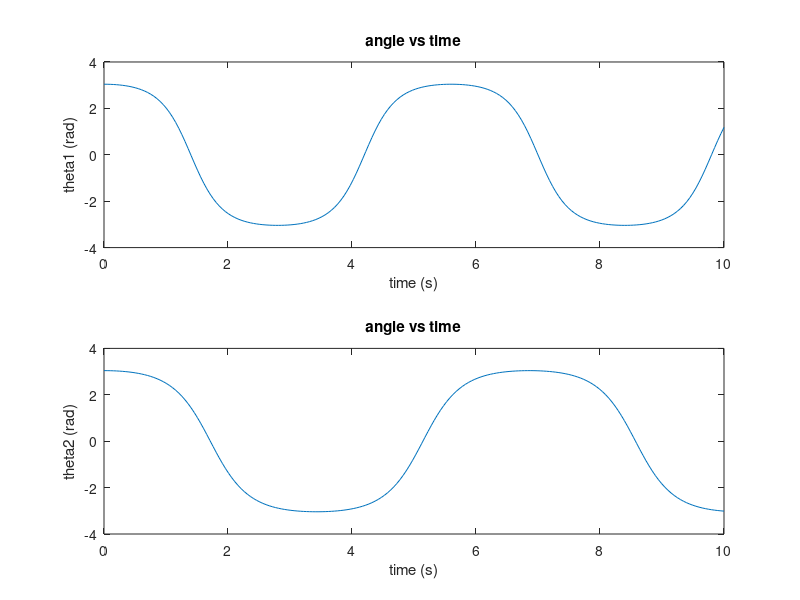
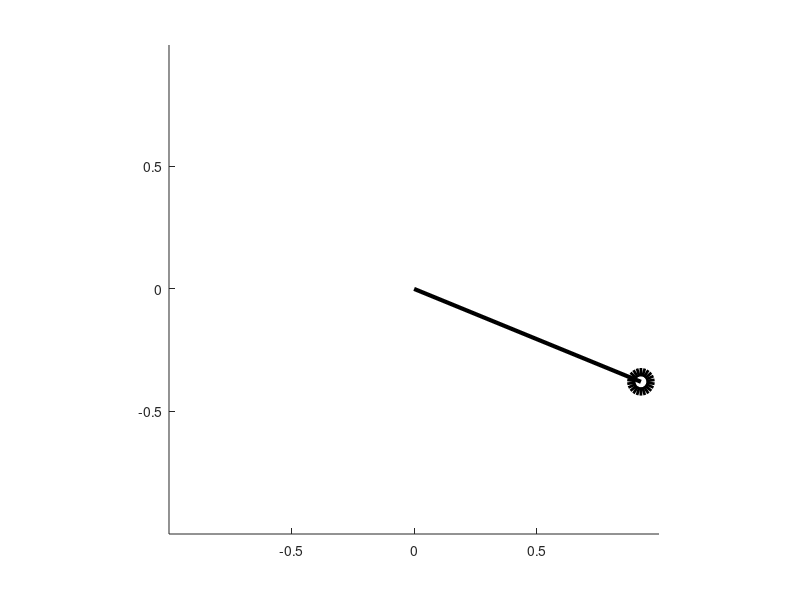

Write MATLAB code to recreate these figures, in order.
function MAIN_1_twoSimplePendulums()
%
% MAIN  --  An ode45 simulation of 2 separate simple pendulums of different
% lengths.
%
% Equations Of Motion:
%  thetadotdot = -(g/L)sin(theta)
%
% theta1 = angle of the first pendulum
% omega1 = theta1dot = angular velocity of first pendulum
% omega1dot = angular acceleration of first pendulum
% theta2 = angle of the second pendulum
% omega2 = theta2dot = angular velocity of second pendulum
% omega2dot = angular acceleration of second pendulum
%

% initialize values
theta10 = pi-0.1; theta20 = pi-0.1; % initial angles of pendulums [rad]
omega10 = 0; omega20 = 0; % initial angular velocities of pendulums [rad/s]

% Pack ICs into initial state vector z0 and make it a column vector
z0= [theta10,theta20,omega10,omega20]'; 

time = linspace(0,10,200); % times to look at solution [sec] (0 is initial
% time, 10 is final time, with 200 evenly spaced points)

% Parameters are stored in 'p' structure for easy bookkeeping
p.L1 = 1; p.L2 = 1.5; % set lengths of pendulum arms [m]
p.g = 9.81; % set acceleration due to gravity [m/s^2]

% Create a nested function for the dynamics. This allows us to pass the
% parameter struct (p) as a special type of global variable, which avoids
% the confusing (and undocumented) syntax for ode45 where you tack on
% parameters to the end of the argument list in ode45.
    function zdot = twoSimplePendulums(t,z)
        %
        % Computes the dynamics a particle in a constant gravitational field
        %
        % INPUTS:
        %   t = current time
        %   z = [theta1;theta2;omega1;omega2] = state vector
        %
        % OUTPUTS:
        %   zdot = [theta1dot;theta2dot;omega1dot;omega2dot] = time-derivative of the state vector
        %
        
        % unpack parameters
        L1 = p.L1; L2 = p.L2; % particle mass [kg]
        g = p.g; % acceleration due to gravity [m/s^2]
        
        % unpack z into readable names
        theta1=z(1); theta2= z(2);
        omega1 = z(3);  omega2 = z(4);  
        
        % Compute time-derivative of the state vector using equations of motion:
        theta1dot = omega1;
        theta2dot = omega2;
        omega1dot = -(g/L1)*sin(theta1);
        omega2dot = -(g/L2)*sin(theta2);
        
        % The rates of change of all variables in z
        zdot = [theta1dot;theta2dot;omega1dot;omega2dot];
    end

% ODESET sets preferences for ODE solvers like ODE45
% here we tell ode45 how much error we tolerate in the solution
options = odeset('abstol', 1e-6,'reltol',1e-6);

% The next line numerically solves the ODEs that are in twoSimplePendulums
[~,zarray] = ode45(@twoSimplePendulums,time,z0,options);

% Pull out theta1 and theta2 comps of position at different times
theta1soln = zarray(:,1);
theta2soln = zarray(:,2);

% Plot the solution against time:
figure(1); clf;

subplot(2,1,1);
plot(time,theta1soln)
xlabel('time (s)')
ylabel('theta1 (rad)')
title('angle vs time')

subplot(2,1,2);
plot(time,theta2soln)
xlabel('time (s)')
ylabel('theta2 (rad)')
title('angle vs time')

% Animation of the first pendulum
x1=L1*sin(theta1soln); %convert polar coordinates to cartesian
y1=-L1*cos(theta1soln);
%create a figure for the animation
figure(2); clf;
hold on % plot everything on the same plot
axis equal % units same length along each axis
% set axis limits to contain entire animation
axis([min(x1),max(x1),min(y1),max(y1)]);
for i=1: length(time);
    if i==1
        % Create a marker for the point mass and plot it on the figure
        circleHandle = plot(x1(i),y1(i),...
            'ko','markersize',14,'linewidth',6);
        % Create line representing the massless string
        lineHandle = plot([0,x1(i)],[0,y1(i)],...
            'k','linewidth',3);
    else
        % Now that marker and line are created, just move it on each new frame
        set(circleHandle,'xData',x1(i),'yData',y1(i));
        set(lineHandle,'xData',[0,x1(i)],'yData',[0,y1(i)]);
    end
    pause(.05);    %Pause between frames to make animation visible
    drawnow;   % Force matlab to draw the figure
end

end
